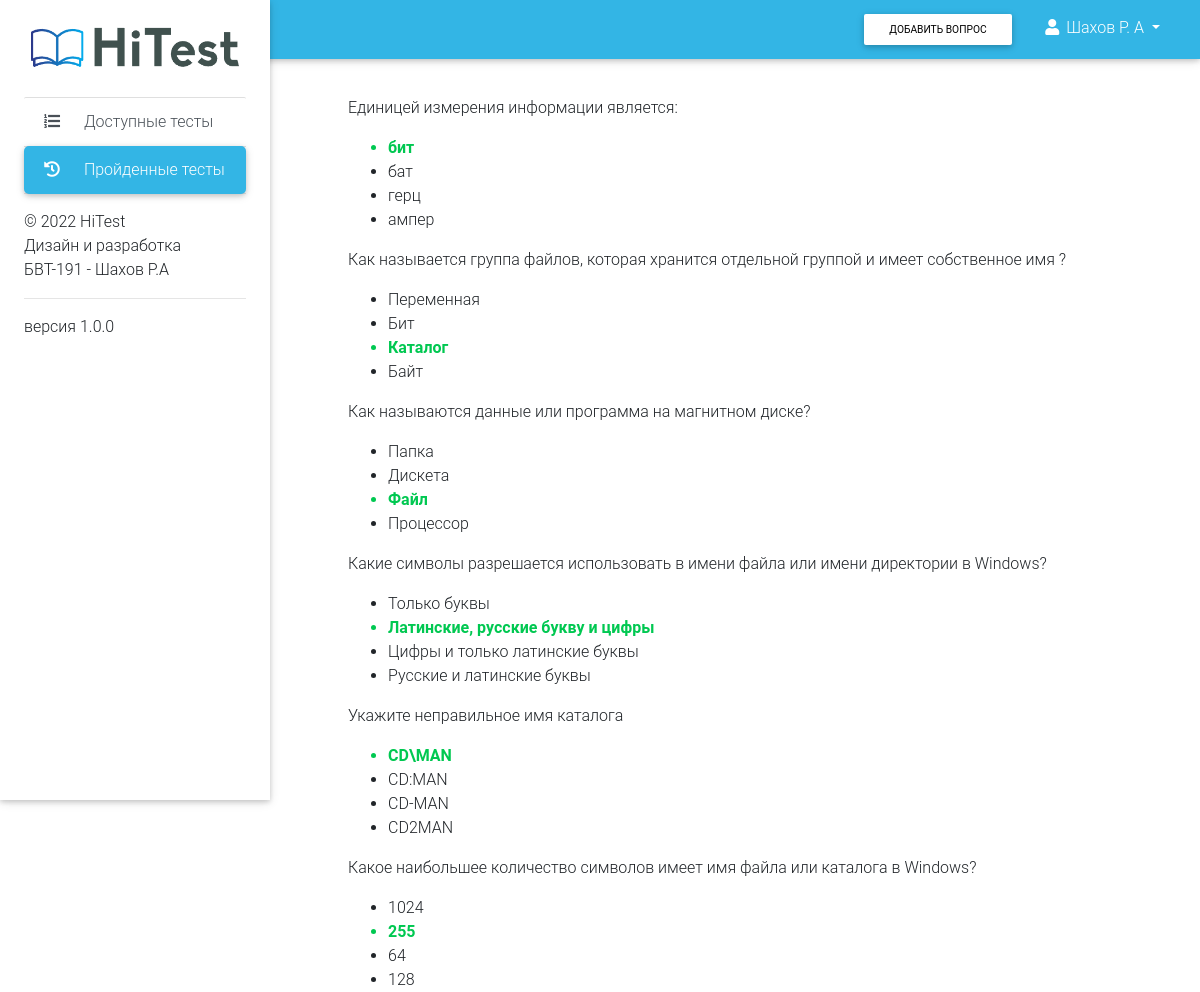
The page /questions/1 (signed in) on the database its author committed.
### App/models.py (models this page shows)
class Profile(models.Model):
    user = models.OneToOneField(User, on_delete=models.CASCADE)
    group = models.CharField(max_length=100, null=True, blank=True)
    fio = models.CharField(max_length=100, null=True, blank=True)
    status = models.IntegerField(default=0, null=0, blank=True)

class Question(models.Model):
    text = models.TextField()
    right_answer = models.TextField()
    wrong_answers = models.TextField()
    def get_answers(self):
        return sorted(eval(self.wrong_answers)+[self.right_answer], key=lambda a: random.random())

### App/views.py (the view, shortened to what this page needs)
# urls.py: url('questions/(?P<id>\d+)$', views.questions, name='questions'),
@login_required(login_url='/accounts/login/')
def questions(request, id):
    profile = request.user.profile
    subject = Subject.objects.get(id=id)
    context = {
       "subject": subject
    }
    return render(request, "App/questions.html", context)

### App/templates/App/questions.html (shortened to what this page needs)
<!DOCTYPE html>
<html lang="ru">
<head>
  {% load static %}
  <link rel="stylesheet" href="https://use.fontawesome.com/releases/v5.6.3/css/all.css">
  <link href="{% static 'App/css/bootstrap.css' %}" rel="stylesheet">
  <link href="{% static 'App/css/mdb.css' %}" rel="stylesheet">
  <link href="{% static 'App/css/style.css' %}" rel="stylesheet">
  <link href="{% static 'App/css/main.css' %}" rel="stylesheet">
  <link rel="stylesheet" href="https://cdn.jsdelivr.net/npm/flatpickr/dist/flatpickr.min.css">
</head>
<body class="fixed-sn white-skin">
    <header>
    <nav class="mb-1 fixed-top navbar navbar-expand-lg navbar-dark info-color">
        <div class="collapse navbar-collapse" id="navbarSupportedContent-4">
        <ul class="navbar-nav ml-auto">
            <li class="nav-item d-flex align-items-center text-white">
                <button class="btn btn-white  btn-sm" data-toggle="modal" data-target="#question_modal">Добавить вопрос</button>
            </li>
            <li class="nav-item dropdown">
            <a class="nav-link dropdown-toggle" id="navbarDropdownMenuLink-4" data-toggle="dropdown"
                aria-haspopup="true" aria-expanded="false">
                <i class="fas fa-user"></i> {{user.profile.fio}} </a>
            </li>
        </ul>
        </div>
    </nav>
    </header>
    <div class="sidebar-fixed position-fixed">
        <div class="row mt-3 mb-3">
          <img src="{% static 'logo.png' %}" width="100%" alt="">
        </div>
        <div class="list-group list-group-flush border-bottom-0">
          <a href="/" class="list-group-item list-group-item-action waves-effect">
            <i class="fas fa-list-ol mr-3"></i> Доступные тесты
          </a>
          <a href="/history" class="list-group-item active list-group-item-action waves-effect">
            <i class="fas fa-history mr-3"></i> Пройденные тесты
          </a>
        </div>
        © 2022 HiTest <br>
        Дизайн и разработка <br>БВТ-191 - Шахов Р.А <br>
        <hr>
        версия 1.0.0
      </div>
    <main class="pt-5 mx-lg-5">
    <div class="container-fluid mt-5">
        <div class="container-fluid" id="main-container">
            {% include 'App/include/question.html' %}
        </div>
    </div>
    </main>
</body>
</html>

### App/templates/App/include/question.html
{% for question in subject.questions.all %}
<div class="question">
    <p>{{question.text}}</p>
    <ul>
        {% for answer in question.get_answers %}
        <li class="{% if answer == question.right_answer %}text-success font-weight-bold{% endif %}">
            {{answer}}
        </li>
        {% endfor %}
    </ul>
</div>
{% endfor %}

### App/static/App/css/style.css (style rules this page uses)
.sidebar-fixed { height: 100vh !important; width: 270px !important; -webkit-box-shadow: 0 2px 5px 0 rgba(0, 0, 0, 0.16), 0 2px 10px 0 rgba(0, 0, 0, 0.12); box-shadow: 0 2px 5px 0 rgba(0, 0, 0, 0.16), 0 2px 10px 0 rgba(0, 0, 0, 0.12); z-index: 1050 !important; background-color: #fff; padding: 1.5rem; padding-top: 0; }
.sidebar-fixed .list-group .active { -webkit-box-shadow: 0 2px 5px 0 rgba(0, 0, 0, 0.16), 0 2px 10px 0 rgba(0, 0, 0, 0.12); box-shadow: 0 2px 5px 0 rgba(0, 0, 0, 0.16), 0 2px 10px 0 rgba(0, 0, 0, 0.12); -webkit-border-radius: 5px; border-radius: 5px; }
@media (min-width: 1200px) { .navbar, .page-footer, main { padding-left: 270px; } }

### App/static/App/css/main.css (style rules this page uses)
.list-group.list-group-flush.border-bottom-0 i { width: 20px !important; }
html, body { width: -webkit-fill-available !important; height: -webkit-fill-available !important; }
.navbar-nav > .nav-item { margin-right: 1rem !important; }
.list-group-item.active { background: #33B5E5 !important; border: none; }

### rows shown on the page
Question: text "Единицей измерения информации является:", get_answers "бит" "бат" "герц" "ампер"
Question: text "Как называется группа файлов, которая хранится отдельной группой и имеет собственное имя ?", get_answers "Переменная" "Бит" "Каталог" "Байт"
Question: text "Как называются данные или программа на магнитном диске?", get_answers "Папка" "Дискета" "Файл" "Процессор"
Question: text "Какие символы разрешается использовать в имени файла или имени директории в Windows?", get_answers "Только буквы" "Латинские, русские букву и цифры" "Цифры и только латинские буквы" "Русские и латинские буквы"
Question: text "Укажите неправильное имя каталога", get_answers "CD\\MAN" "CD:MAN" "CD-MAN" "CD2MAN"
Question: text "Какое наибольшее количество символов имеет имя файла или каталога в Windows?", get_answers "1024" "255" "64" "128"

### other values the page prints
{{ user.profile.fio }} "Шахов Р. А"
